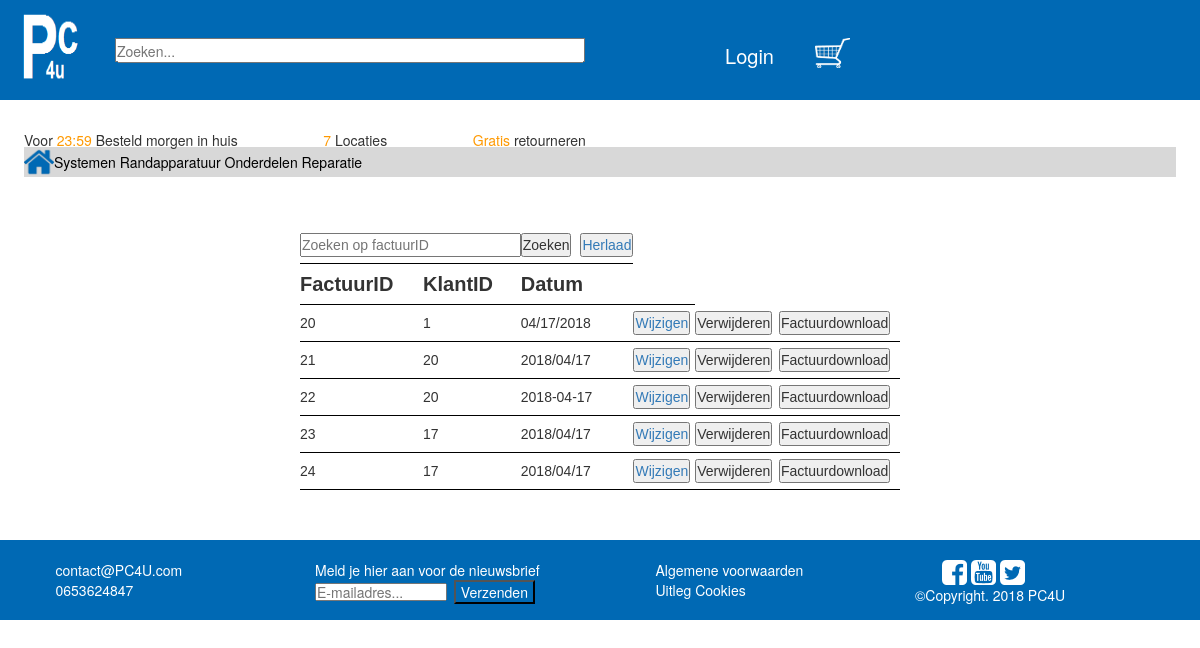
Page /bestellingBeheer.php on the committed database.
### tables this page shows
CREATE TABLE `factuur` (
  `ID` int(10) NOT NULL,
  `klantID` int(10) NOT NULL,
  `datum` varchar(20) NOT NULL
);

### bestellingBeheer.php (the view, shortened to what this page needs)
<?php
$conn = mysqli_connect("localhost", "root", "");
if(isset($_POST['zoekButton'])) {
    $query = mysqli_query($conn, "SELECT * FROM factuur WHERE ID = " . $_POST['zoekInput'] . " ");
} else {
    $query = mysqli_query($conn, "SELECT * FROM factuur");
}
?>
<!DOCTYPE html>
<html lang="en">
<head>
    <link rel="stylesheet" href="style/productBeheer.css">
</head>
<body>
<?php include_once("header/header.php") ?>
<div id="categorieBeheer">
    <table width="100%" style="margin: 0px auto;">
        <form method="POST" action="bestellingBeheer.php">
            <tr>
                <td colspan="2"><input id="zoekInput" style="width: 100%" type="text" name="zoekInput" placeholder="Zoeken op factuurID"> </td>
                <td><input type="submit" name="zoekButton" value="Zoeken"><a href="bestellingBeheer.php"> <input style="float: right;" type="button" value="Herlaad"></a> </td>
            </tr>
        </form>
        <tr id="tableHeader">
            <td style="padding-right: 20px;">FactuurID</td>
            <td style="padding-right: 20px;">KlantID</td>
            <td style="padding-right: 20px;">Datum</td>
            <td></td>
        </tr>
        <?php
        while($row = mysqli_fetch_assoc($query))
        {
            ?>
            <form method="POST" action="regelBeheer.php?id=<?php echo $row['ID']; ?>" >
                <tr>
                    <td><?php echo $row['ID'] ?></td>
                    <td><?php echo $row['klantID'] ?></td>
                    <td><?php echo $row['datum'] ?></td>
                    <td><a href="singleGebruiker.php?id=<?php echo $row['ID'] ?>"> <input type="submit" name="submit" value="Wijzigen"></a></td>
            </form>
            <form method="POST" action="bestellingBeheer.php?id=<?php echo $row['ID']; ?>">
                <td><input type="submit" name="delete" value="Verwijderen" ></td>
            </form>
			<form method="POST" action="factuurDownload.php?id=<?php echo $row['ID']; ?>">
                <td><input type="submit" name="delete" value="Factuurdownload" ></td>
            </form>
            <?php
        }
        ?>
    </table>
</div>
</body>
</html>

### style/productBeheer.css (style rules this page uses)
* { margin: 0; padding: 0; box-sizing: border-box; }
#categorieBeheer { max-width: 1700px; margin: 0px auto; margin-bottom: 50px; margin-top: 50px; }
table { max-width: 600px; }
table tr>td:nth-child(1) { width: auto; }
#tableHeader { font-size: 20px; font-weight: bold; }
a { text-decoration: none; }
table td { font-family: sans-serif; border-bottom: solid black 1px; }
table td { padding: 6px 0; }
input { font-family: sans-serif; font-size: 16px; }
body { margin:0; font-family: sans-serif; padding: 0; }

### style/header.css (style rules this page uses)
body { margin:0; font-family: sans-serif; padding: 0; }

### style/Footer.css (style rules this page uses)
#footer { width: 100%; height: 80px; background-color: rgba(0, 105, 180, 1); }
.footerText { color: white; font-size: 14px; }
#verzendKnop { background-color: rgba(0, 105, 180, 1); width: 30%; }
#emailForm { color:black; width:49%; height: 18px; margin-top: 3px; margin-right: 1%; }
.socialMedia { margin-left: 10%; }

### rows in the picture
factuur: ID "20", klantID "1", datum "04/17/2018"
factuur: ID "21", klantID "20", datum "2018/04/17"
factuur: ID "22", klantID "20", datum "2018-04-17"
factuur: ID "23", klantID "17", datum "2018/04/17"
factuur: ID "24", klantID "17", datum "2018/04/17"
